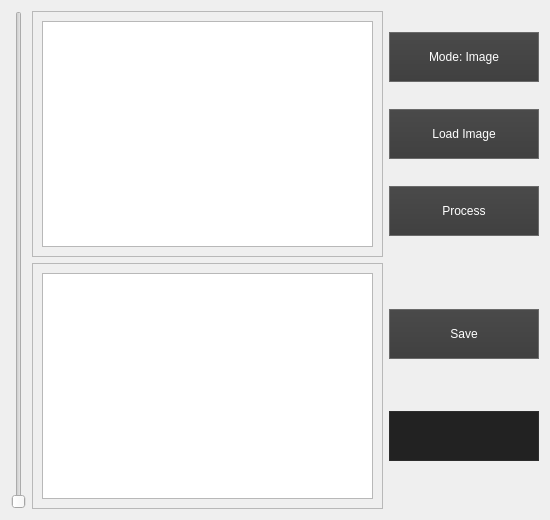
<?xml version="1.0" encoding="UTF-8"?>
<ui version="4.0">
 <class>Widget</class>
 <widget class="QWidget" name="Widget">
  <property name="geometry">
   <rect>
    <x>0</x>
    <y>0</y>
    <width>550</width>
    <height>520</height>
   </rect>
  </property>
  <property name="sizePolicy">
   <sizepolicy hsizetype="Fixed" vsizetype="Fixed">
    <horstretch>0</horstretch>
    <verstretch>0</verstretch>
   </sizepolicy>
  </property>
  <property name="minimumSize">
   <size>
    <width>550</width>
    <height>520</height>
   </size>
  </property>
  <property name="maximumSize">
   <size>
    <width>99999</width>
    <height>99999</height>
   </size>
  </property>
  <property name="cursor">
   <cursorShape>ArrowCursor</cursorShape>
  </property>
  <property name="windowTitle">
   <string>Widget</string>
  </property>
  <property name="autoFillBackground">
   <bool>false</bool>
  </property>
  <property name="styleSheet">
   <string notr="true">background: &quot;#333333&quot;;</string>
  </property>
  <layout class="QHBoxLayout" name="horizontalLayout_5">
   <item>
    <widget class="QSlider" name="vertical_slider">
     <property name="styleSheet">
      <string notr="true"/>
     </property>
     <property name="minimum">
      <number>1</number>
     </property>
     <property name="maximum">
      <number>200</number>
     </property>
     <property name="singleStep">
      <number>0</number>
     </property>
     <property name="pageStep">
      <number>100</number>
     </property>
     <property name="orientation">
      <enum>Qt::Vertical</enum>
     </property>
    </widget>
   </item>
   <item>
    <layout class="QVBoxLayout" name="verticalLayout_2" stretch="1,1">
     <item>
      <layout class="QHBoxLayout" name="horizontalLayout_3" stretch="0,0">
       <item>
        <widget class="QFrame" name="frame">
         <property name="sizePolicy">
          <sizepolicy hsizetype="Expanding" vsizetype="Expanding">
           <horstretch>0</horstretch>
           <verstretch>0</verstretch>
          </sizepolicy>
         </property>
         <property name="frameShape">
          <enum>QFrame::StyledPanel</enum>
         </property>
         <property name="frameShadow">
          <enum>QFrame::Raised</enum>
         </property>
         <layout class="QHBoxLayout" name="horizontalLayout_4">
          <item>
           <widget class="QGraphicsView" name="loaded_img">
            <property name="verticalScrollBarPolicy">
             <enum>Qt::ScrollBarAlwaysOff</enum>
            </property>
            <property name="horizontalScrollBarPolicy">
             <enum>Qt::ScrollBarAlwaysOff</enum>
            </property>
           </widget>
          </item>
         </layout>
        </widget>
       </item>
       <item>
        <layout class="QVBoxLayout" name="verticalLayout_3">
         <item>
          <widget class="QPushButton" name="change_window">
           <property name="sizePolicy">
            <sizepolicy hsizetype="Fixed" vsizetype="Fixed">
             <horstretch>0</horstretch>
             <verstretch>0</verstretch>
            </sizepolicy>
           </property>
           <property name="minimumSize">
            <size>
             <width>150</width>
             <height>50</height>
            </size>
           </property>
           <property name="cursor">
            <cursorShape>PointingHandCursor</cursorShape>
           </property>
           <property name="styleSheet">
            <string notr="true">background: qlineargradient(spread:pad, x1:0.5, y1:0, x2:0.5, y2:1, stop:0 rgba(74, 74, 74, 255), stop:1 rgba(64, 64, 64, 255));
border: 1px solid #6a6a6a;
color: white;</string>
           </property>
           <property name="text">
            <string>Mode: Image</string>
           </property>
          </widget>
         </item>
         <item>
          <widget class="QPushButton" name="load_img_btn">
           <property name="sizePolicy">
            <sizepolicy hsizetype="Fixed" vsizetype="Fixed">
             <horstretch>0</horstretch>
             <verstretch>0</verstretch>
            </sizepolicy>
           </property>
           <property name="minimumSize">
            <size>
             <width>150</width>
             <height>50</height>
            </size>
           </property>
           <property name="cursor">
            <cursorShape>PointingHandCursor</cursorShape>
           </property>
           <property name="styleSheet">
            <string notr="true">background: qlineargradient(spread:pad, x1:0.5, y1:0, x2:0.5, y2:1, stop:0 rgba(74, 74, 74, 255), stop:1 rgba(64, 64, 64, 255));
border: 1px solid #6a6a6a;
color: white;</string>
           </property>
           <property name="text">
            <string>Load Image</string>
           </property>
          </widget>
         </item>
         <item>
          <widget class="QPushButton" name="process_img_btn">
           <property name="sizePolicy">
            <sizepolicy hsizetype="Fixed" vsizetype="Fixed">
             <horstretch>0</horstretch>
             <verstretch>0</verstretch>
            </sizepolicy>
           </property>
           <property name="minimumSize">
            <size>
             <width>150</width>
             <height>50</height>
            </size>
           </property>
           <property name="cursor">
            <cursorShape>PointingHandCursor</cursorShape>
           </property>
           <property name="styleSheet">
            <string notr="true">background: qlineargradient(spread:pad, x1:0.5, y1:0, x2:0.5, y2:1, stop:0 rgba(74, 74, 74, 255), stop:1 rgba(64, 64, 64, 255));
border: 1px solid #6a6a6a;
color: white;</string>
           </property>
           <property name="text">
            <string>Process</string>
           </property>
          </widget>
         </item>
        </layout>
       </item>
      </layout>
     </item>
     <item>
      <layout class="QHBoxLayout" name="horizontalLayout_2" stretch="0,0">
       <item>
        <widget class="QFrame" name="frame_2">
         <property name="sizePolicy">
          <sizepolicy hsizetype="Expanding" vsizetype="Expanding">
           <horstretch>0</horstretch>
           <verstretch>0</verstretch>
          </sizepolicy>
         </property>
         <property name="minimumSize">
          <size>
           <width>0</width>
           <height>0</height>
          </size>
         </property>
         <property name="sizeIncrement">
          <size>
           <width>0</width>
           <height>0</height>
          </size>
         </property>
         <property name="baseSize">
          <size>
           <width>0</width>
           <height>0</height>
          </size>
         </property>
         <property name="layoutDirection">
          <enum>Qt::LeftToRight</enum>
         </property>
         <property name="frameShape">
          <enum>QFrame::StyledPanel</enum>
         </property>
         <property name="frameShadow">
          <enum>QFrame::Raised</enum>
         </property>
         <layout class="QHBoxLayout" name="horizontalLayout">
          <item>
           <widget class="QGraphicsView" name="processed_img">
            <property name="cursor" stdset="0">
             <cursorShape>CrossCursor</cursorShape>
            </property>
            <property name="verticalScrollBarPolicy">
             <enum>Qt::ScrollBarAlwaysOff</enum>
            </property>
            <property name="horizontalScrollBarPolicy">
             <enum>Qt::ScrollBarAlwaysOff</enum>
            </property>
            <property name="sizeAdjustPolicy">
             <enum>QAbstractScrollArea::AdjustToContents</enum>
            </property>
            <property name="backgroundBrush">
             <brush brushstyle="Dense5Pattern">
              <color alpha="255">
               <red>0</red>
               <green>0</green>
               <blue>0</blue>
              </color>
             </brush>
            </property>
           </widget>
          </item>
         </layout>
        </widget>
       </item>
       <item>
        <layout class="QVBoxLayout" name="verticalLayout_4">
         <item>
          <widget class="QPushButton" name="save_btn">
           <property name="sizePolicy">
            <sizepolicy hsizetype="Fixed" vsizetype="Fixed">
             <horstretch>0</horstretch>
             <verstretch>0</verstretch>
            </sizepolicy>
           </property>
           <property name="minimumSize">
            <size>
             <width>150</width>
             <height>50</height>
            </size>
           </property>
           <property name="cursor">
            <cursorShape>PointingHandCursor</cursorShape>
           </property>
           <property name="styleSheet">
            <string notr="true">background: qlineargradient(spread:pad, x1:0.5, y1:0, x2:0.5, y2:1, stop:0 rgba(74, 74, 74, 255), stop:1 rgba(64, 64, 64, 255));
border: 1px solid #6a6a6a;
color: white;</string>
           </property>
           <property name="text">
            <string>Save</string>
           </property>
          </widget>
         </item>
         <item>
          <widget class="QLabel" name="length_label">
           <property name="sizePolicy">
            <sizepolicy hsizetype="Fixed" vsizetype="Fixed">
             <horstretch>0</horstretch>
             <verstretch>0</verstretch>
            </sizepolicy>
           </property>
           <property name="minimumSize">
            <size>
             <width>150</width>
             <height>50</height>
            </size>
           </property>
           <property name="styleSheet">
            <string notr="true">background: #222222;
border: 1px solid #2d2d2d;</string>
           </property>
           <property name="frameShape">
            <enum>QFrame::NoFrame</enum>
           </property>
           <property name="text">
            <string/>
           </property>
           <property name="alignment">
            <set>Qt::AlignCenter</set>
           </property>
          </widget>
         </item>
        </layout>
       </item>
      </layout>
     </item>
    </layout>
   </item>
  </layout>
 </widget>
 <resources/>
 <connections/>
</ui>
